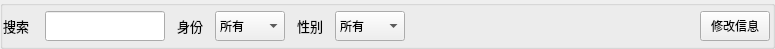
              <widget class="QGroupBox" name="groupBox_4">
               <property name="minimumSize">
                <size>
                 <width>0</width>
                 <height>49</height>
                </size>
               </property>
               <property name="maximumSize">
                <size>
                 <width>16777215</width>
                 <height>49</height>
                </size>
               </property>
               <property name="title">
                <string/>
               </property>
               <layout class="QGridLayout" name="gridLayout_45">
                <property name="leftMargin">
                 <number>0</number>
                </property>
                <property name="topMargin">
                 <number>0</number>
                </property>
                <property name="rightMargin">
                 <number>0</number>
                </property>
                <property name="bottomMargin">
                 <number>0</number>
                </property>
                <property name="horizontalSpacing">
                 <number>2</number>
                </property>
                <property name="verticalSpacing">
                 <number>0</number>
                </property>
                <item row="0" column="4">
                 <widget class="QComboBox" name="cBox_readerIdentify">
                  <property name="minimumSize">
                   <size>
                    <width>70</width>
                    <height>30</height>
                   </size>
                  </property>
                  <property name="maximumSize">
                   <size>
                    <width>70</width>
                    <height>16777215</height>
                   </size>
                  </property>
                  <property name="font">
                   <font>
                    <family>微软雅黑</family>
                    <pointsize>9</pointsize>
                    <bold>false</bold>
                   </font>
                  </property>
                  <item>
                   <property name="text">
                    <string>所有</string>
                   </property>
                  </item>
                  <item>
                   <property name="text">
                    <string>学生</string>
                   </property>
                  </item>
                  <item>
                   <property name="text">
                    <string>教师</string>
                   </property>
                  </item>
                 </widget>
                </item>
                <item row="0" column="2">
                 <spacer name="horizontalSpacer_19">
                  <property name="orientation">
                   <enum>Qt::Horizontal</enum>
                  </property>
                  <property name="sizeType">
                   <enum>QSizePolicy::Maximum</enum>
                  </property>
                  <property name="sizeHint" stdset="0">
                   <size>
                    <width>10</width>
                    <height>20</height>
                   </size>
                  </property>
                 </spacer>
                </item>
                <item row="0" column="6">
                 <widget class="QLabel" name="label_90">
                  <property name="minimumSize">
                   <size>
                    <width>36</width>
                    <height>40</height>
                   </size>
                  </property>
                  <property name="maximumSize">
                   <size>
                    <width>36</width>
                    <height>40</height>
                   </size>
                  </property>
                  <property name="font">
                   <font>
                    <family>微软雅黑</family>
                    <pointsize>10</pointsize>
                    <bold>false</bold>
                   </font>
                  </property>
                  <property name="text">
                   <string>性别</string>
                  </property>
                 </widget>
                </item>
                <item row="0" column="0">
                 <widget class="QLabel" name="label_67">
                  <property name="minimumSize">
                   <size>
                    <width>40</width>
                    <height>40</height>
                   </size>
                  </property>
                  <property name="maximumSize">
                   <size>
                    <width>40</width>
                    <height>40</height>
                   </size>
                  </property>
                  <property name="font">
                   <font>
                    <family>微软雅黑</family>
                    <pointsize>10</pointsize>
                    <bold>false</bold>
                   </font>
                  </property>
                  <property name="text">
                   <string>搜索</string>
                  </property>
                 </widget>
                </item>
                <item row="0" column="11">
                 <widget class="QPushButton" name="btn_readerUpdateInfo">
                  <property name="minimumSize">
                   <size>
                    <width>70</width>
                    <height>30</height>
                   </size>
                  </property>
                  <property name="maximumSize">
                   <size>
                    <width>70</width>
                    <height>30</height>
                   </size>
                  </property>
                  <property name="font">
                   <font>
                    <family>微软雅黑</family>
                   </font>
                  </property>
                  <property name="text">
                   <string>修改信息</string>
                  </property>
                 </widget>
                </item>
                <item row="0" column="1">
                 <widget class="QLineEdit" name="lineEdit_searchReader">
                  <property name="minimumSize">
                   <size>
                    <width>120</width>
                    <height>30</height>
                   </size>
                  </property>
                  <property name="maximumSize">
                   <size>
                    <width>120</width>
                    <height>30</height>
                   </size>
                  </property>
                  <property name="font">
                   <font>
                    <family>微软雅黑</family>
                   </font>
                  </property>
                  <property name="text">
                   <string/>
                  </property>
                 </widget>
                </item>
                <item row="0" column="8">
                 <spacer name="horizontalSpacer_53">
                  <property name="orientation">
                   <enum>Qt::Horizontal</enum>
                  </property>
                  <property name="sizeType">
                   <enum>QSizePolicy::Maximum</enum>
                  </property>
                  <property name="sizeHint" stdset="0">
                   <size>
                    <width>5</width>
                    <height>20</height>
                   </size>
                  </property>
                 </spacer>
                </item>
                <item row="0" column="3">
                 <widget class="QLabel" name="label_68">
                  <property name="minimumSize">
                   <size>
                    <width>36</width>
                    <height>40</height>
                   </size>
                  </property>
                  <property name="maximumSize">
                   <size>
                    <width>36</width>
                    <height>40</height>
                   </size>
                  </property>
                  <property name="font">
                   <font>
                    <family>微软雅黑</family>
                    <pointsize>10</pointsize>
                    <bold>false</bold>
                   </font>
                  </property>
                  <property name="text">
                   <string>身份</string>
                  </property>
                 </widget>
                </item>
                <item row="0" column="9">
                 <widget class="QLabel" name="lab_manageReaderNumTip">
                  <property name="minimumSize">
                   <size>
                    <width>140</width>
                    <height>0</height>
                   </size>
                  </property>
                  <property name="font">
                   <font>
                    <family>微软雅黑</family>
                   </font>
                  </property>
                  <property name="text">
                   <string/>
                  </property>
                 </widget>
                </item>
                <item row="0" column="5">
                 <spacer name="horizontalSpacer_43">
                  <property name="orientation">
                   <enum>Qt::Horizontal</enum>
                  </property>
                  <property name="sizeType">
                   <enum>QSizePolicy::Maximum</enum>
                  </property>
                  <property name="sizeHint" stdset="0">
                   <size>
                    <width>10</width>
                    <height>20</height>
                   </size>
                  </property>
                 </spacer>
                </item>
                <item row="0" column="10">
                 <spacer name="horizontalSpacer_20">
                  <property name="orientation">
                   <enum>Qt::Horizontal</enum>
                  </property>
                  <property name="sizeType">
                   <enum>QSizePolicy::Expanding</enum>
                  </property>
                  <property name="sizeHint" stdset="0">
                   <size>
                    <width>146</width>
                    <height>20</height>
                   </size>
                  </property>
                 </spacer>
                </item>
                <item row="0" column="7">
                 <widget class="QComboBox" name="cBox_readerSex">
                  <property name="minimumSize">
                   <size>
                    <width>70</width>
                    <height>30</height>
                   </size>
                  </property>
                  <property name="maximumSize">
                   <size>
                    <width>70</width>
                    <height>16777215</height>
                   </size>
                  </property>
                  <property name="font">
                   <font>
                    <family>微软雅黑</family>
                    <pointsize>9</pointsize>
                    <bold>false</bold>
                   </font>
                  </property>
                  <item>
                   <property name="text">
                    <string>所有</string>
                   </property>
                  </item>
                  <item>
                   <property name="text">
                    <string>女</string>
                   </property>
                  </item>
                  <item>
                   <property name="text">
                    <string>男</string>
                   </property>
                  </item>
                  <item>
                   <property name="text">
                    <string>未知</string>
                   </property>
                  </item>
                 </widget>
                </item>
                <item row="0" column="12">
                 <spacer name="horizontalSpacer_22">
                  <property name="orientation">
                   <enum>Qt::Horizontal</enum>
                  </property>
                  <property name="sizeType">
                   <enum>QSizePolicy::Maximum</enum>
                  </property>
                  <property name="sizeHint" stdset="0">
                   <size>
                    <width>2</width>
                    <height>20</height>
                   </size>
                  </property>
                 </spacer>
                </item>
               </layout>
              </widget>
